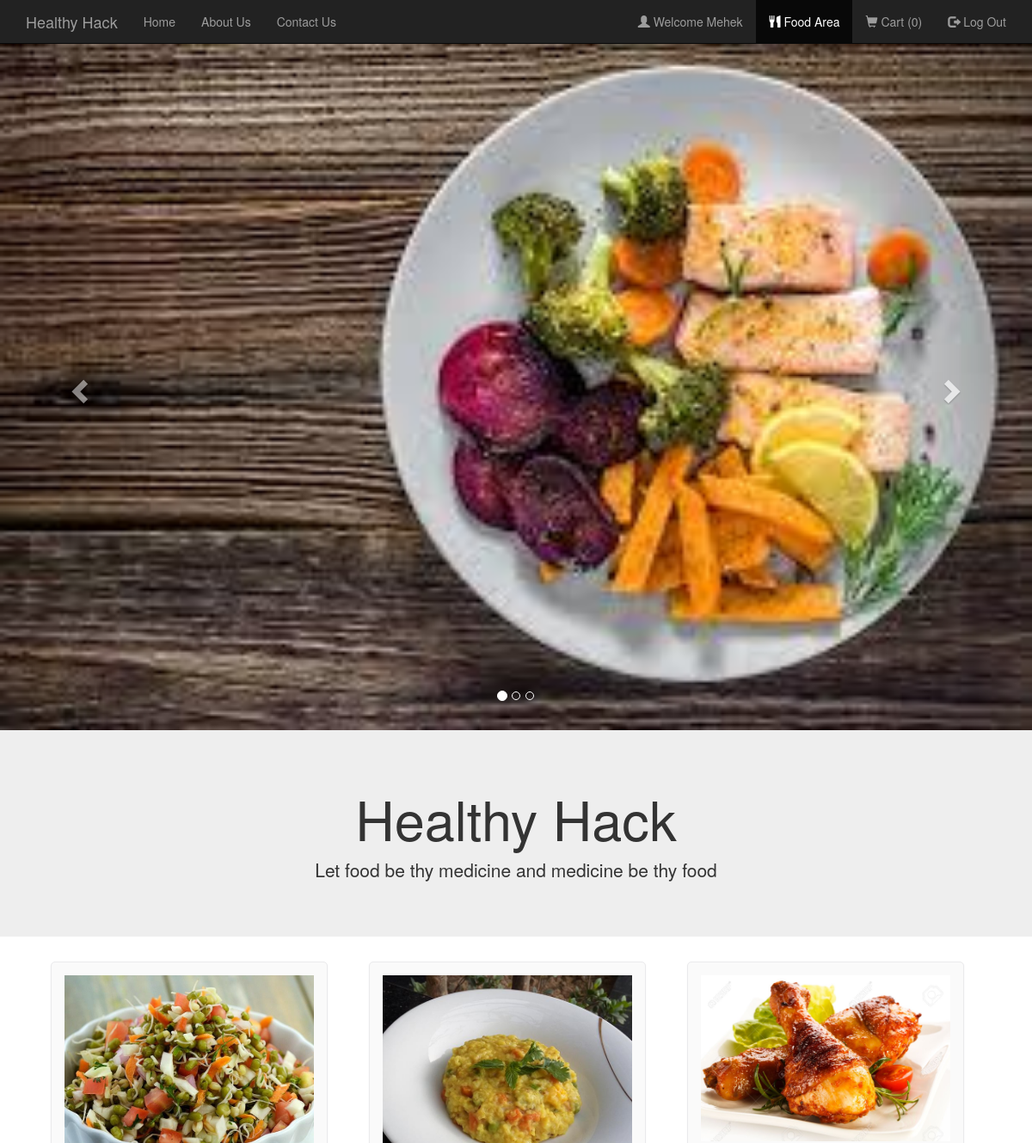
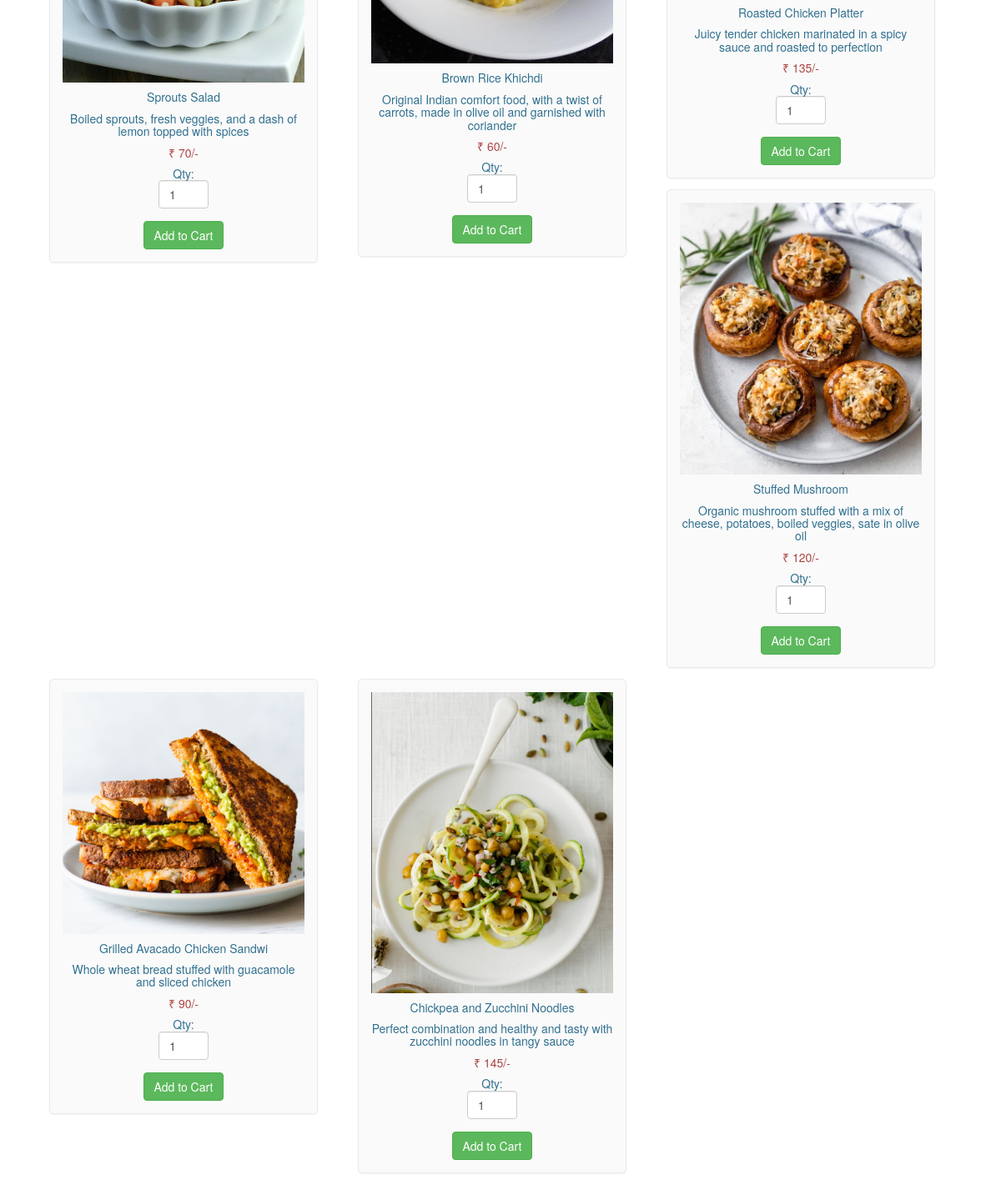
The page /foodlist.php (signed in) on the database its author committed (2 pictures, top to bottom).
### tables this page shows
CREATE TABLE `food` (
  `food_ID` int(20) NOT NULL,
  `name` varchar(30) NOT NULL,
  `price` int(30) NOT NULL,
  `description` varchar(200) NOT NULL,
  `R_ID` int(30) NOT NULL,
  `images_path` varchar(200) NOT NULL
);

### foodlist.php (the view, shortened to what this page needs)
<html>
  <head>
  </head>
  <link rel="stylesheet" type = "text/css" href ="css/foodlist.css">
  <link rel="stylesheet" type = "text/css" href ="css/bootstrap.min.css">
  <body>
    <nav class="navbar navbar-inverse navbar-fixed-top navigation-clean-search" role="navigation">
      <div class="container">
        <div class="navbar-header">
          <a class="navbar-brand" href="index.php">Healthy Hack</a>
        </div>
        <div class="collapse navbar-collapse " id="myNavbar">
          <ul class="nav navbar-nav">
            <li><a href="index.php">Home</a></li>
            <li><a href="aboutus.php">About Us</a></li>
            <li><a href="contactus.php">Contact Us</a></li>
          </ul>
<?php
if(isset($_SESSION['login_user1'])){
?>
          <ul class="nav navbar-nav navbar-right">
            <li><a href="#"><span class="glyphicon glyphicon-user"></span> Welcome <?php echo $_SESSION['login_user1']; ?> </a></li>
            <li><a href="myrestaurant.php">MANAGER CONTROL PANEL</a></li>
            <li><a href="logout_m.php"><span class="glyphicon glyphicon-log-out"></span> Log Out </a></li>
          </ul>
<?php
}
else if (isset($_SESSION['login_user2'])) {
  ?>
           <ul class="nav navbar-nav navbar-right">
            <li><a href="#"><span class="glyphicon glyphicon-user"></span> Welcome <?php echo $_SESSION['login_user2']; ?> </a></li>
            <li class="active" ><a href="foodlist.php"><span class="glyphicon glyphicon-cutlery"></span> Food Area </a></li>
            <li><a href="cart.php"><span class="glyphicon glyphicon-shopping-cart"></span> Cart  (<?php
              if(isset($_SESSION["cart"])){
              $count = count($_SESSION["cart"]);
              echo "$count";
            }
              else
                echo "0";
              ?>) </a></li>
            <li><a href="logout_u.php"><span class="glyphicon glyphicon-log-out"></span> Log Out </a></li>
          </ul>
<?php
}
?>
        </div>
      </div>
    </nav>
    <div id="myCarousel" class="carousel slide" data-ride="carousel">
    <ol class="carousel-indicators">
      <li data-target="#myCarousel" data-slide-to="0" class="active"></li>
      <li data-target="#myCarousel" data-slide-to="1"></li>
      <li data-target="#myCarousel" data-slide-to="2"></li>
    </ol>
    <div class="carousel-inner">
      <div class="item active">
      <img src="images/healthy1.jpg" style="width:100%;">
      <div class="carousel-caption">
      </div>
      </div>
    </div>
    <a class="left carousel-control" href="#myCarousel" data-slide="prev">
      <span class="glyphicon glyphicon-chevron-left"></span>
    </a>
    <a class="right carousel-control" href="#myCarousel" data-slide="next">
      <span class="glyphicon glyphicon-chevron-right"></span>
    </a>
    </div>
<div class="jumbotron">
  <div class="container text-center">
    <h1>Healthy Hack</h1>
    <p>Let food be thy medicine and medicine be thy food</p>
  </div>
</div>
<div class="container" style="width:95%;">
<?php
$conn = Connect();
$sql = "SELECT * FROM FOOD ORDER BY food_ID";
$result = mysqli_query($conn, $sql);
if (mysqli_num_rows($result) > 0)
{
  while($row = mysqli_fetch_assoc($result)){
?>
<div class="col-md-4">
<form method="post" action="cart.php?action=add&id=<?php echo $row["food_ID"]; ?>">
<div class="mypanel" align="center";>
<img src="<?php echo $row["images_path"]; ?>" class="img-responsive">
<h5 class="text-info"><?php echo $row["name"]; ?></h5>
<h5 class="text-info"><?php echo $row["description"]; ?></h5>
<h5 class="text-danger">&#8377; <?php echo $row["price"]; ?>/-</h5>
<h5 class="text-info">Qty: <input type="number" min="1" max="25" name="quantity" class="form-control" value="1" style="width: 60px;"> </h5>
<input type="submit" name="add" style="margin-top:5px;" class="btn btn-success" value="Add to Cart">
</div>
</form>
</div>
<?php
}
}
?>
</div>
</body>
</html>

### css/foodlist.css (style rules this page uses)
body,html { height: 100%; }
body { padding-top: 50px; background-image: url('bgimg1.jpg'); background-repeat: repeat; background-size: cover; background-position: center; }
.mypanel { border: 1px solid #eaeaec; margin: -1px 19px 3px -1px; box-shadow: 0 1px 2px rgba(0,0,0,0.05); background-color: #FAFAFA; padding:15px; border-radius: 5px; }
input { border: 5px solid white; }

### rows shown on the page
food: images_path (picture), name "Sprouts Salad", description "Boiled sprouts, fresh veggies, and a dash of lemon topped with spices", price "70"
food: images_path (picture), name "Brown Rice Khichdi", description "Original Indian comfort food, with a twist of carrots, made in olive oil and garnished with coriander", price "60"
food: images_path (picture), name "Roasted Chicken Platter", description "Juicy tender chicken marinated in a spicy sauce and roasted to perfection", price "135"
food: images_path (picture), name "Stuffed Mushroom", description "Organic mushroom stuffed with a mix of cheese, potatoes, boiled veggies, sate in olive oil", price "120"
food: images_path (picture), name "Grilled Avacado Chicken Sandwi", description "Whole wheat bread stuffed with guacamole and sliced chicken", price "90"
food: images_path (picture), name "Chickpea and Zucchini Noodles", description "Perfect combination and healthy and tasty with zucchini noodles in tangy sauce", price "145"

### other values the page prints
$_SESSION['login_user2'] "Mehek"
